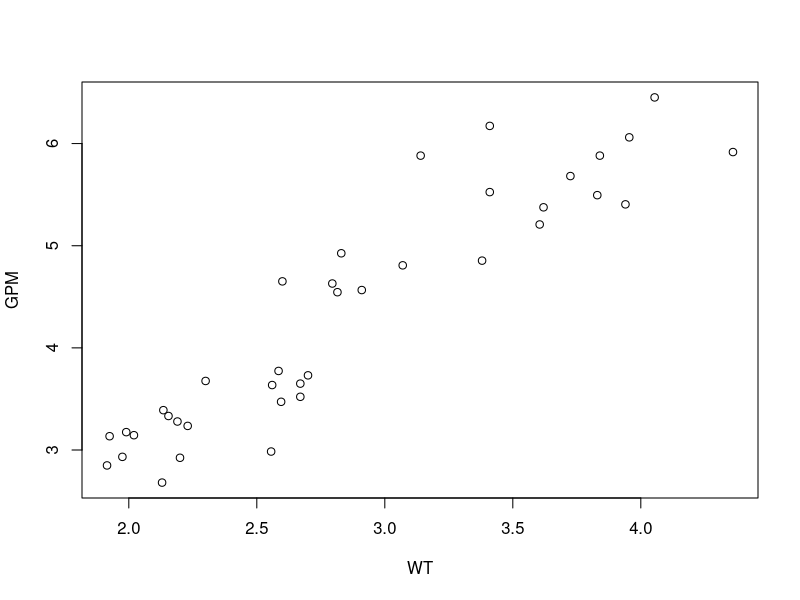
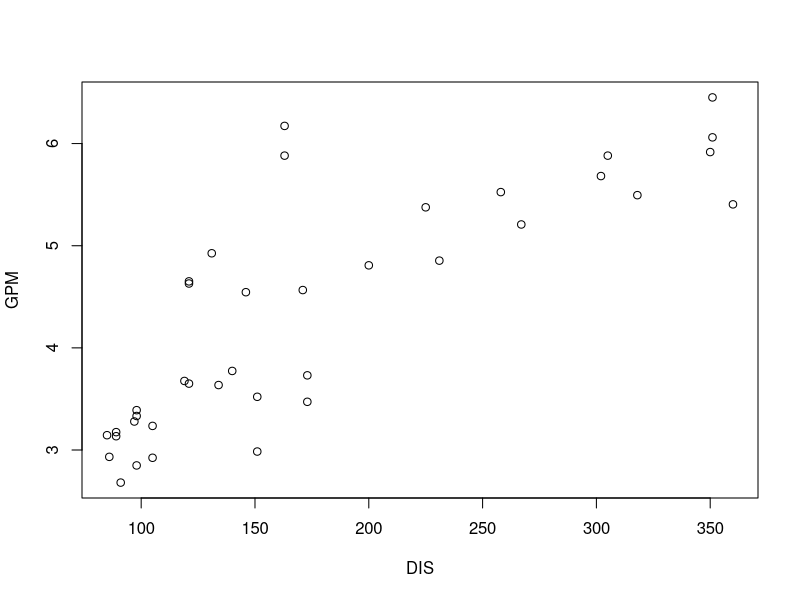
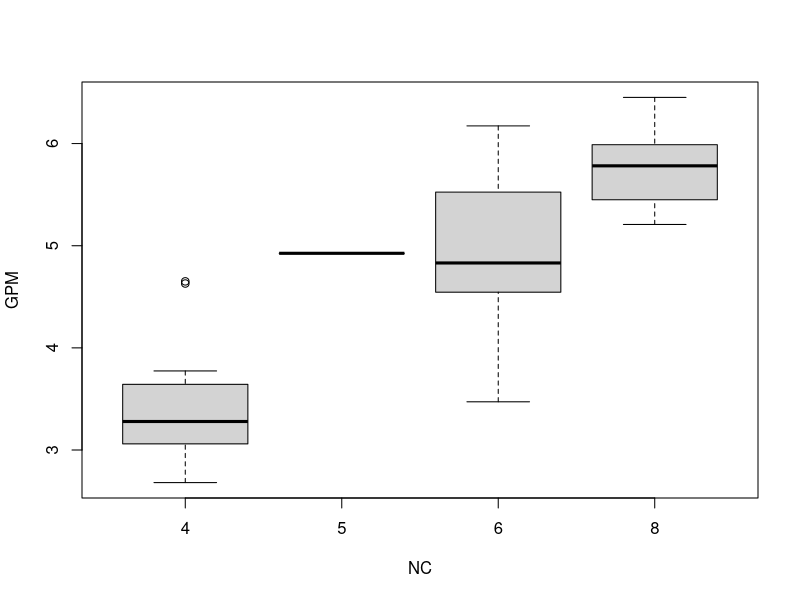

Source code (R) for these figures, in order:


fuel.efficiency <- read.csv("FuelEfficiency.csv")
summary(fuel.efficiency)

#MPG = Miles per gallon
#GPM = Gallons per 100 miles
#WT = Weight of car in 1000 lbs
#DIS = Displacment in cubic inches
#NC = number of cylinders
#HP = Horsepower
#ACC = Acceleration in seconds from 0-60
#ET = Engine Type 0 = V, 1 = Straight

plot(GPM~WT,data=fuel.efficiency)
plot(GPM~DIS,data=fuel.efficiency)

fuel.efficiency$NC <- factor(fuel.efficiency$NC)
fuel.efficiency$ET <- factor(fuel.efficiency$ET)
summary(fuel.efficiency)

plot(GPM~NC,data=fuel.efficiency)

#Regression
#y = x1 + x2 + x3 + E
#y is what you are trying explain
#x1, x2, x3 are the variables that cause/influence y
#E is things that we are not measuring/ using for calculations
model <- lm(GPM~.,data=fuel.efficiency)
summary(model)

# Multiple R-squared:  0.9804 
# means that we can explain 98% of the GPM with the variables we have E = 2%
# That is pretty friggen good

# turning back to numeric so we can do cor accross data frame
fuel.efficiency$NC <- as.integer(fuel.efficiency$NC)
fuel.efficiency$ET <- as.integer(fuel.efficiency$ET)
cor(fuel.efficiency)
#DIS -> WT = 0.9507647

#which Xs gives us most bang for the buck?
library(leaps)
x=fuel.efficiency[,3:7]
y=fuel.efficiency[,2]
out = summary(regsubsets(x,y,nbest=2,nvmax=ncol(x)))
tab=cbind(out$which,out$req,out$adjr2,out$cp)
tab

#trade off between model size and model fit
#just weight explains 85% 
model2 = lm(GPM~WT,data=fuel.efficiency)
summary(model2)
